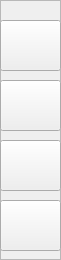
     <widget class="QFrame" name="navigation_bar">
      <property name="minimumSize">
       <size>
        <width>61</width>
        <height>0</height>
       </size>
      </property>
      <property name="maximumSize">
       <size>
        <width>61</width>
        <height>16777215</height>
       </size>
      </property>
      <property name="frameShape">
       <enum>QFrame::StyledPanel</enum>
      </property>
      <property name="frameShadow">
       <enum>QFrame::Raised</enum>
      </property>
      <widget class="QPushButton" name="profile_menu">
       <property name="geometry">
        <rect>
         <x>0</x>
         <y>20</y>
         <width>61</width>
         <height>51</height>
        </rect>
       </property>
       <property name="cursor">
        <cursorShape>PointingHandCursor</cursorShape>
       </property>
       <property name="text">
        <string/>
       </property>
      </widget>
      <widget class="QPushButton" name="journal_menu">
       <property name="geometry">
        <rect>
         <x>0</x>
         <y>80</y>
         <width>61</width>
         <height>51</height>
        </rect>
       </property>
       <property name="cursor">
        <cursorShape>PointingHandCursor</cursorShape>
       </property>
       <property name="text">
        <string/>
       </property>
      </widget>
      <widget class="QPushButton" name="settings_menu">
       <property name="geometry">
        <rect>
         <x>0</x>
         <y>140</y>
         <width>61</width>
         <height>51</height>
        </rect>
       </property>
       <property name="cursor">
        <cursorShape>PointingHandCursor</cursorShape>
       </property>
       <property name="text">
        <string/>
       </property>
      </widget>
      <widget class="QPushButton" name="help_menu">
       <property name="geometry">
        <rect>
         <x>0</x>
         <y>200</y>
         <width>61</width>
         <height>51</height>
        </rect>
       </property>
       <property name="cursor">
        <cursorShape>PointingHandCursor</cursorShape>
       </property>
       <property name="text">
        <string/>
       </property>
      </widget>
      <widget class="QLabel" name="profile_icon">
       <property name="geometry">
        <rect>
         <x>10</x>
         <y>30</y>
         <width>41</width>
         <height>31</height>
        </rect>
       </property>
       <property name="text">
        <string/>
       </property>
       <property name="pixmap">
        <pixmap>../icons/navbar_profile.svg</pixmap>
       </property>
       <property name="scaledContents">
        <bool>true</bool>
       </property>
       <property name="alignment">
        <set>Qt::AlignCenter</set>
       </property>
      </widget>
      <widget class="QLabel" name="journal_icon">
       <property name="geometry">
        <rect>
         <x>10</x>
         <y>90</y>
         <width>41</width>
         <height>31</height>
        </rect>
       </property>
       <property name="text">
        <string/>
       </property>
       <property name="pixmap">
        <pixmap>../icons/navbar_journal.svg</pixmap>
       </property>
       <property name="scaledContents">
        <bool>true</bool>
       </property>
       <property name="alignment">
        <set>Qt::AlignCenter</set>
       </property>
      </widget>
      <widget class="QLabel" name="settings_icon">
       <property name="geometry">
        <rect>
         <x>10</x>
         <y>150</y>
         <width>41</width>
         <height>31</height>
        </rect>
       </property>
       <property name="cursor">
        <cursorShape>ArrowCursor</cursorShape>
       </property>
       <property name="text">
        <string/>
       </property>
       <property name="pixmap">
        <pixmap>../icons/navbar_settings.svg</pixmap>
       </property>
       <property name="scaledContents">
        <bool>true</bool>
       </property>
       <property name="alignment">
        <set>Qt::AlignCenter</set>
       </property>
      </widget>
      <widget class="QLabel" name="help_icon">
       <property name="geometry">
        <rect>
         <x>10</x>
         <y>210</y>
         <width>41</width>
         <height>31</height>
        </rect>
       </property>
       <property name="text">
        <string/>
       </property>
       <property name="pixmap">
        <pixmap>../icons/navbar_help.svg</pixmap>
       </property>
       <property name="scaledContents">
        <bool>true</bool>
       </property>
      </widget>
      <zorder>settings_icon</zorder>
      <zorder>profile_icon</zorder>
      <zorder>journal_icon</zorder>
      <zorder>help_icon</zorder>
      <zorder>profile_menu</zorder>
      <zorder>journal_menu</zorder>
      <zorder>settings_menu</zorder>
      <zorder>help_menu</zorder>
     </widget>
